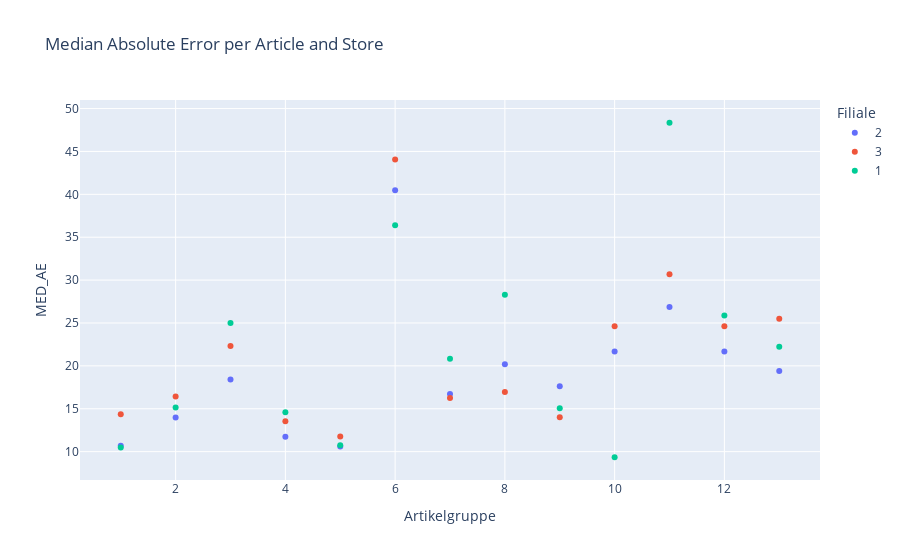

Here is the notebook cell this chart was saved with:
### Code cell
sns.boxplot(x = 'Artikelgruppe', y = 'MED_AE', data=naive_model_performance,orient='v')
plt.title('Median Absolute Error per Article');

px.scatter(data_frame=naive_model_performance, x='Artikelgruppe', y= 'MED_AE',color='Filiale',title='Median Absolute Error per Article and Store' )

### Figure 1 — Plotly figure (JSON) as saved in the notebook; plotly's stock layout.template omitted (floating-point values rounded to 4 significant figures)
{"data": [{"hovertemplate": "Filiale=2<br>Artikelgruppe=%{x}<br>MED_AE=%{y}<extra></extra>", "legendgroup": "2", "marker": {"color": "#636efa", "symbol": "circle"}, "mode": "markers", "name": "2", "orientation": "v", "showlegend": true, "type": "scatter", "x": [5, 1, 8, 11, 9, 3, 2, 4, 6, 12, 10, 7, 13], "xaxis": "x", "y": [10.61, 10.68, 20.19, 26.87, 17.64, 18.41, 13.97, 11.74, 40.47, 21.67, 21.67, 16.71, 19.39], "yaxis": "y"}, {"hovertemplate": "Filiale=3<br>Artikelgruppe=%{x}<br>MED_AE=%{y}<extra></extra>", "legendgroup": "3", "marker": {"color": "#EF553B", "symbol": "circle"}, "mode": "markers", "name": "3", "orientation": "v", "showlegend": true, "type": "scatter", "x": [5, 1, 8, 11, 9, 3, 2, 4, 6, 12, 10, 7, 13], "xaxis": "x", "y": [11.76, 14.37, 16.95, 30.68, 14.02, 22.32, 16.44, 13.54, 44.07, 24.63, 24.63, 16.27, 25.48], "yaxis": "y"}, {"hovertemplate": "Filiale=1<br>Artikelgruppe=%{x}<br>MED_AE=%{y}<extra></extra>", "legendgroup": "1", "marker": {"color": "#00cc96", "symbol": "circle"}, "mode": "markers", "name": "1", "orientation": "v", "showlegend": true, "type": "scatter", "x": [5, 1, 8, 11, 9, 3, 2, 4, 6, 12, 10, 7, 13], "xaxis": "x", "y": [10.75, 10.47, 28.29, 48.35, 15.06, 25.0, 15.15, 14.58, 36.4, 25.86, 9.347, 20.84, 22.24], "yaxis": "y"}], "layout": {"legend": {"title": {"text": "Filiale"}, "tracegroupgap": 0}, "title": {"text": "Median Absolute Error per Article and Store"}, "xaxis": {"anchor": "y", "domain": [0, 1], "title": {"text": "Artikelgruppe"}}, "yaxis": {"anchor": "x", "domain": [0, 1], "title": {"text": "MED_AE"}}}}
